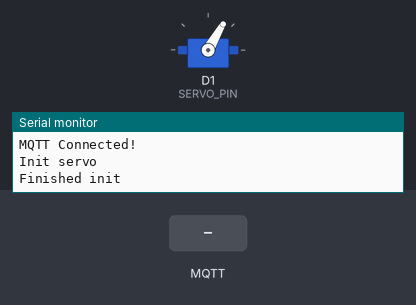
This sketch was run on a simulated ESP8266 (NodeMCU). Shown: servo, the last lines printed to the serial monitor. The test bench sets the inputs (shaded band). WiFi joins after 1.5 s; servers stay silent unless stated; no MQTT or app messages arrive unless stated.

Above: at 2.8 s.
2.9 s: MQTT message "OPEN" arrives on the first subscribed topic
At 3.05 s:
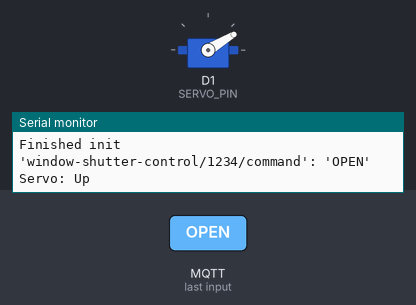
At 4.1 s:
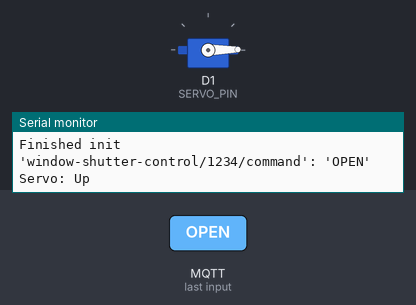
4.7 s: MQTT message "CLOSE" arrives on the first subscribed topic
At 6.5 s:
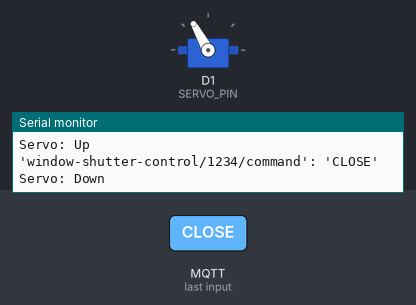
6.8 s: MQTT message "STOP" arrives on the first subscribed topic
Timing chart, 0 to 9.8 s (numbered marks = the images above; inputs shaded):
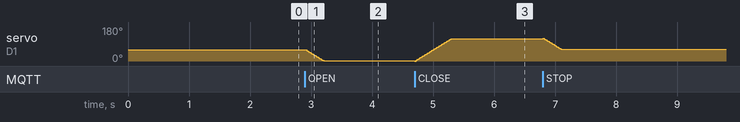

The sketch:

Window-shutter-control.ino
```cpp
/*
Controlls a litte servo to press blind control buttons.
The manual homeassistant config is:

cover:
  - platform: mqtt
    command_topic: window-shutter-control/<COVER_ID>/command
    optimistic: true
    device_class: shutter
    retain: true
*/


#include <Servo.h>
#include <ESP8266WiFi.h>
#include <PubSubClient.h>

#define SERVO_PIN               D1
#define MOVEMENT_DELAY          5
#define ZERO_DEGREE             60
#define PRESS_OFFSET_UP         60 //Has to be >= ZERO_DEGREE
#define PRESS_OFFSET_DOWN       60 //Has to be >= ZERO_DEGREE

#define WLAN_SSID               "...wifi name..."
#define WLAN_PASS               "...secret_password..."
#define MQTT_BROKER_HOST        "hassio"
#define MQTT_BROKER_PORT        1883
#define MQTT_BROKER_USER        "...mqtt_user..."
#define MQTT_BROKER_PASS        ".. mqtt_pass..."

// Uncomment the next line if the broker can be offline for some time.
// So if the connection fails the retry gets delayed by MQTT_OFFLINE_SLEEP_TIME
//#define MQTT_CAN_BE_OFFLINE
#ifdef MQTT_CAN_BE_OFFLINE
    //delay time in milliseconds
    #define MQTT_OFFLINE_SLEEP_TIME 1 * 60 * 60 * 1000
#endif

#define COVER_ID                "1234"
#define CONTROLLER_NAME         "window-shutter-control"

Servo servo;
int currentServoPos = ZERO_DEGREE; // variable to store the servo position
int targetServoPos = ZERO_DEGREE;

WiFiClient wifi;
PubSubClient mqtt(MQTT_BROKER_HOST, MQTT_BROKER_PORT, wifi);
const int mqttRetries = 3;
const String mqttPrefix = CONTROLLER_NAME "/" COVER_ID;
const String commandTopic = mqttPrefix + "/command";
const String autoDiscoveryTopic = "homeassistant/cover/" COVER_ID "_" CONTROLLER_NAME "/config" ;
const String autodiscoveryContent = "{\"name\":\"" CONTROLLER_NAME "\",\"cmd_t\":\"" + commandTopic + "\",\"ret\":\"true\",\"opt\":\"true\",\"dev_cla\":\"shutter\"}";


void setup() {
    Serial.begin(115200);
    delay(100);

    connectWifi();
    mqtt.setCallback(mqttSubCallback);
    mqttConnect();
    //mqttHomeAssistantDiscovery();

    Serial.println("Init servo");
    servo.attach(SERVO_PIN);
    servo.write(ZERO_DEGREE);

    Serial.println("Finished init");
}

void loop() {

    // # MQTT
    mqttConnect();
}

// ####################
// Servo stuff
// ####################

void setZeroPosition() {
    Serial.println("Servo: Zero");
    targetServoPos = ZERO_DEGREE;
    syncServoPosition();
}

void setDownPress() {
    Serial.println("Servo: Down");
    targetServoPos = ZERO_DEGREE + PRESS_OFFSET_DOWN;
    syncServoPosition();
}

void setUpPress() {
    Serial.println("Servo: Up");
    targetServoPos = ZERO_DEGREE - PRESS_OFFSET_UP;
    syncServoPosition();
}

void syncServoPosition() {
    if(targetServoPos > currentServoPos) {
        for (; currentServoPos < targetServoPos; currentServoPos += 1) {
            servo.write(currentServoPos);
            delay(MOVEMENT_DELAY);
        }

    } else if (targetServoPos < currentServoPos) {
        for (; currentServoPos > targetServoPos; currentServoPos -= 1) {
            servo.write(currentServoPos);
            delay(MOVEMENT_DELAY);
        }
    }
}

// ####################
// Wifi + Mqtt
// ####################

void connectWifi() {
    Serial.printf("Connect to '%s'\n", WLAN_SSID);
    WiFi.begin(WLAN_SSID, WLAN_PASS);
    while (WiFi.status() != WL_CONNECTED) {
        delay(500);
        Serial.print(".");
    }
    WiFi.enableAP(false);
    WiFi.enableSTA(true);
    Serial.println();
    Serial.println("WiFi connected");
    Serial.printf("IP address: '%s', DNS: '%s'\n", WiFi.localIP().toString().c_str(), WiFi.dnsIP().toString().c_str());
}

void mqttConnect() {
    // Stop if already connected.
    if (mqtt.loop()) {
        return;
    }

    if (mqtt.state() < -1) {
        Serial.println("Try a clean disconnect");
        mqtt.disconnect();
    }

    Serial.printf("Connecting to MQTT host '%s:%d'... \n", MQTT_BROKER_HOST, MQTT_BROKER_PORT);

    int retries = mqttRetries;
    while (!mqtt.connect(CONTROLLER_NAME, MQTT_BROKER_USER, MQTT_BROKER_PASS)) {
        Serial.printf("Error State (https://pubsubclient.knolleary.net/api.html#state): %d\n" , mqtt.state());
        Serial.println("Retrying MQTT connection in 5 seconds...");
        mqtt.disconnect();
        delay(5000);  // wait 5 seconds
        retries--;
        if (retries == 0) {
        #ifdef MQTT_CAN_BE_OFFLINE
            Serial.printf("Sleeping for %d seconds, waiting for the broker.\n", MQTT_OFFLINE_SLEEP_TIME);
            delay(MQTT_OFFLINE_SLEEP_TIME);
            retries = mqttRetries;
        #else
            // basically die and wait for WDT to reset me
            while (1);
        #endif
        }
    }

    mqtt.subscribe(commandTopic.c_str());

    Serial.printf("Subscibed to '%s'\n", commandTopic.c_str());
    Serial.println("MQTT Connected!");
}

void mqttSubCallback(const char topic[], byte* payload, unsigned int length) {
    Serial.printf("'%s': '%s'\n", topic, (char *) payload);

    if (!strcmp(topic, commandTopic.c_str())){

        char* command = (char *) payload;
        if (!strncmp(command, "OPEN", length)) {
            setUpPress();
        } else if (!strncmp(command, "CLOSE", length)) {
            setDownPress();
        } else if (!strncmp(command, "STOP", length)) {
            setZeroPosition();
        }
    }
}


void mqttHomeAssistantDiscovery(){
    const int contentSize = autodiscoveryContent.length() + 1;
    char charContent[contentSize];
    autodiscoveryContent.toCharArray(charContent, contentSize);
    Serial.printf("Autodiscovery topic: '%s'\n", autoDiscoveryTopic.c_str());
    Serial.printf("Size of discovery message '%s': %d\n", charContent, sizeof(charContent));

    if(!mqtt.publish(autoDiscoveryTopic.c_str(), charContent, true)) {
        Serial.println("Autodiscovery failed!");
    }
}
```

Measured:
- after the input at 2.9 s, servo on D1 (SERVO_PIN): moves from 60° to 1° over 0.30 s, starting at once
